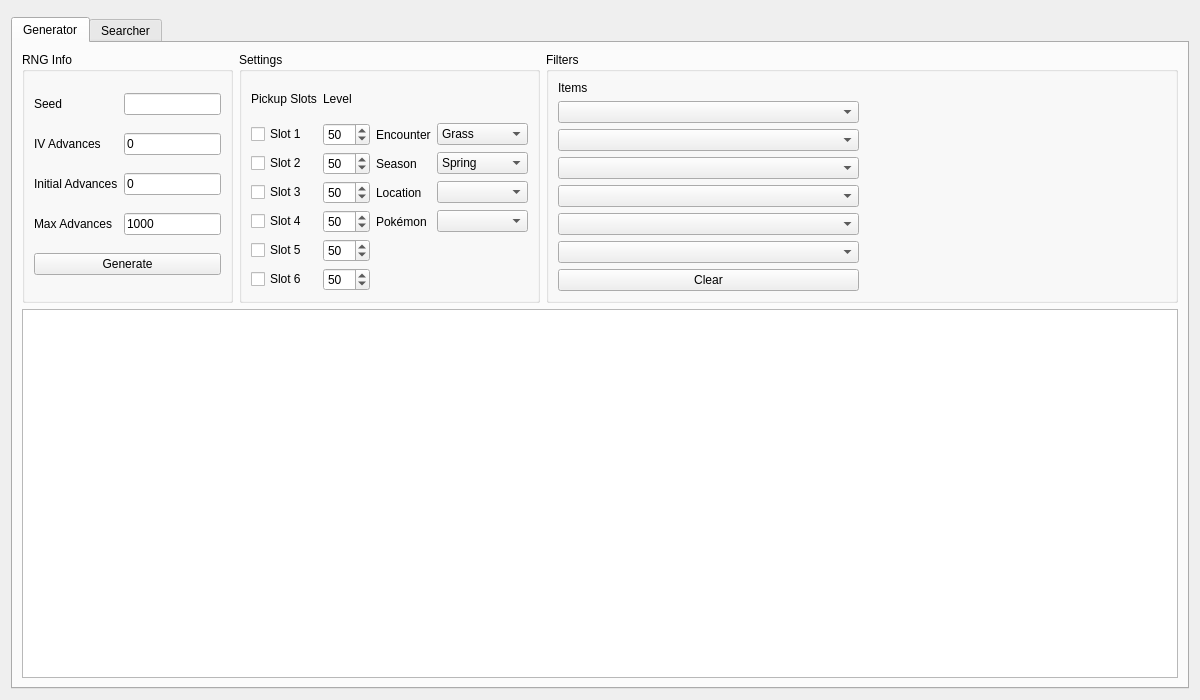
<?xml version="1.0" encoding="UTF-8"?>
<ui version="4.0">
 <class>Pickup</class>
 <widget class="QWidget" name="Pickup">
  <property name="geometry">
   <rect>
    <x>0</x>
    <y>0</y>
    <width>1200</width>
    <height>700</height>
   </rect>
  </property>
  <property name="windowTitle">
   <string>Pickup</string>
  </property>
  <layout class="QGridLayout" name="gridLayout_26">
   <item row="0" column="0">
    <widget class="ProfileDisplay5" name="profileDisplay" native="true">
    </widget>
   </item>
   <item row="1" column="0">
    <widget class="TabWidget" name="tabRNGSelector">
     <widget class="QWidget" name="tabGenerator">
      <attribute name="title">
       <string>Generator</string>
      </attribute>
      <layout class="QGridLayout" name="gridLayout_2">
       <item row="0" column="0">
        <widget class="QGroupBox" name="groupBoxGeneratorRNGInfo">
         <property name="sizePolicy">
          <sizepolicy hsizetype="Preferred" vsizetype="Preferred">
           <horstretch>1</horstretch>
           <verstretch>0</verstretch>
          </sizepolicy>
         </property>
         <property name="title">
          <string>RNG Info</string>
         </property>
         <layout class="QGridLayout" name="gridLayout_7">
          <item row="0" column="0">
           <widget class="QLabel" name="labelGeneratorSeed">
            <property name="text">
             <string>Seed</string>
            </property>
           </widget>
          </item>
          <item row="0" column="1">
           <widget class="TextBox" name="textBoxGeneratorSeed" />
          </item>
          <item row="1" column="0">
           <widget class="QLabel" name="labelGeneratorIVAdvances">
            <property name="text">
             <string>IV Advances</string>
            </property>
           </widget>
          </item>
          <item row="1" column="1">
           <widget class="TextBox" name="textBoxGeneratorIVAdvances">
            <property name="text">
             <string notr="true">0</string>
            </property>
           </widget>
          </item>
          <item row="2" column="0">
           <widget class="QLabel" name="labelGeneratorInitialAdvances">
            <property name="text">
             <string>Initial Advances</string>
            </property>
           </widget>
          </item>
          <item row="2" column="1">
           <widget class="TextBox" name="textBoxGeneratorInitialAdvances">
            <property name="text">
             <string notr="true">0</string>
            </property>
           </widget>
          </item>
          <item row="3" column="0">
           <widget class="QLabel" name="labelGeneratorMaxAdvances">
            <property name="text">
             <string>Max Advances</string>
            </property>
           </widget>
          </item>
          <item row="3" column="1">
           <widget class="TextBox" name="textBoxGeneratorMaxAdvances">
            <property name="text">
             <string notr="true">1000</string>
            </property>
           </widget>
          </item>
          <item row="4" column="0" colspan="2">
           <widget class="QPushButton" name="pushButtonGenerate">
            <property name="text">
             <string>Generate</string>
            </property>
           </widget>
          </item>
         </layout>
        </widget>
       </item>
       <item row="0" column="1">
        <widget class="QGroupBox" name="groupBoxGeneratorSettings">
         <property name="sizePolicy">
          <sizepolicy hsizetype="Preferred" vsizetype="Preferred">
           <horstretch>1</horstretch>
           <verstretch>0</verstretch>
          </sizepolicy>
         </property>
         <property name="title">
          <string>Settings</string>
         </property>
         <layout class="QGridLayout" name="gridLayout">
          <item row="0" column="0">
           <widget class="QLabel" name="labelGeneratorPickupSlots">
            <property name="text">
             <string>Pickup Slots</string>
            </property>
           </widget>
          </item>
          <item row="0" column="1">
           <widget class="QLabel" name="labelGeneratorLevel">
            <property name="text">
             <string>Level</string>
            </property>
           </widget>
          </item>
          <item row="1" column="0">
           <widget class="QCheckBox" name="checkBoxGeneratorSlot1">
            <property name="text">
             <string>Slot 1</string>
            </property>
           </widget>
          </item>
          <item row="1" column="1">
           <widget class="QSpinBox" name="spinBoxGeneratorLevel1">
            <property name="maximum">
             <number>100</number>
            </property>
            <property name="value">
             <number>50</number>
            </property>
           </widget>
          </item>
          <item row="2" column="0">
           <widget class="QCheckBox" name="checkBoxGeneratorSlot2">
            <property name="text">
             <string>Slot 2</string>
            </property>
           </widget>
          </item>
          <item row="2" column="1">
           <widget class="QSpinBox" name="spinBoxGeneratorLevel2">
            <property name="maximum">
             <number>100</number>
            </property>
            <property name="value">
             <number>50</number>
            </property>
           </widget>
          </item>
          <item row="3" column="0">
           <widget class="QCheckBox" name="checkBoxGeneratorSlot3">
            <property name="text">
             <string>Slot 3</string>
            </property>
           </widget>
          </item>
          <item row="3" column="1">
           <widget class="QSpinBox" name="spinBoxGeneratorLevel3">
            <property name="maximum">
             <number>100</number>
            </property>
            <property name="value">
             <number>50</number>
            </property>
           </widget>
          </item>
          <item row="4" column="0">
           <widget class="QCheckBox" name="checkBoxGeneratorSlot4">
            <property name="text">
             <string>Slot 4</string>
            </property>
           </widget>
          </item>
          <item row="4" column="1">
           <widget class="QSpinBox" name="spinBoxGeneratorLevel4">
            <property name="maximum">
             <number>100</number>
            </property>
            <property name="value">
             <number>50</number>
            </property>
           </widget>
          </item>
          <item row="5" column="0">
           <widget class="QCheckBox" name="checkBoxGeneratorSlot5">
            <property name="text">
             <string>Slot 5</string>
            </property>
           </widget>
          </item>
          <item row="5" column="1">
           <widget class="QSpinBox" name="spinBoxGeneratorLevel5">
            <property name="maximum">
             <number>100</number>
            </property>
            <property name="value">
             <number>50</number>
            </property>
           </widget>
          </item>
          <item row="6" column="0">
           <widget class="QCheckBox" name="checkBoxGeneratorSlot6">
            <property name="text">
             <string>Slot 6</string>
            </property>
           </widget>
          </item>
          <item row="6" column="1">
           <widget class="QSpinBox" name="spinBoxGeneratorLevel6">
            <property name="maximum">
             <number>100</number>
            </property>
            <property name="value">
             <number>50</number>
            </property>
           </widget>
          </item>
          <item row="1" column="2">
           <widget class="QLabel" name="labelGeneratorEncounter">
            <property name="text">
             <string>Encounter</string>
            </property>
           </widget>
          </item>
          <item row="1" column="3">
           <widget class="ComboBox" name="comboBoxGeneratorEncounter">
            <item>
             <property name="text">
              <string>Grass</string>
             </property>
            </item>
            <item>
             <property name="text">
              <string>Dark Grass</string>
             </property>
            </item>
            <item>
             <property name="text">
              <string>Surfing</string>
             </property>
            </item>
           </widget>
          </item>
          <item row="2" column="2">
           <widget class="QLabel" name="labelGeneratorSeason">
            <property name="text">
             <string>Season</string>
            </property>
           </widget>
          </item>
          <item row="2" column="3">
           <widget class="ComboBox" name="comboBoxGeneratorSeason">
            <item>
             <property name="text">
              <string>Spring</string>
             </property>
            </item>
            <item>
             <property name="text">
              <string>Summer</string>
             </property>
            </item>
            <item>
             <property name="text">
              <string>Autumn</string>
             </property>
            </item>
            <item>
             <property name="text">
              <string>Winter</string>
             </property>
            </item>
           </widget>
          </item>
          <item row="3" column="2">
           <widget class="QLabel" name="labelGeneratorLocation">
            <property name="text">
             <string>Location</string>
            </property>
           </widget>
          </item>
          <item row="3" column="3">
           <widget class="ComboBoxProxy" name="comboBoxGeneratorLocation" />
          </item>
          <item row="4" column="2">
           <widget class="QLabel" name="labelGeneratorPokemon">
            <property name="text">
             <string>Pokémon</string>
            </property>
           </widget>
          </item>
          <item row="4" column="3">
           <widget class="ComboBox" name="comboBoxGeneratorPokemon" />
          </item>
         </layout>
        </widget>
       </item>
       <item row="0" column="2">
        <widget class="QGroupBox" name="groupBoxGeneratorFilters">
         <property name="sizePolicy">
          <sizepolicy hsizetype="Preferred" vsizetype="Preferred">
           <horstretch>3</horstretch>
           <verstretch>0</verstretch>
          </sizepolicy>
         </property>
         <property name="title">
          <string>Filters</string>
         </property>
         <layout class="QGridLayout" name="gridLayout_19">
          <item row="0" column="0">
           <widget class="QLabel" name="labelGeneratorItems">
            <property name="text">
             <string>Items</string>
            </property>
           </widget>
          </item>
          <item row="1" column="0">
           <widget class="ComboBox" name="comboBoxGeneratorItem1" />
          </item>
          <item row="2" column="0">
           <widget class="ComboBox" name="comboBoxGeneratorItem2" />
          </item>
          <item row="3" column="0">
           <widget class="ComboBox" name="comboBoxGeneratorItem3" />
          </item>
          <item row="4" column="0">
           <widget class="ComboBox" name="comboBoxGeneratorItem4" />
          </item>
          <item row="5" column="0">
           <widget class="ComboBox" name="comboBoxGeneratorItem5" />
          </item>
          <item row="6" column="0">
           <widget class="ComboBox" name="comboBoxGeneratorItem6" />
          </item>
          <item row="7" column="0">
           <widget class="QPushButton" name="pushButtonGeneratorClearItems">
            <property name="text">
             <string>Clear</string>
            </property>
           </widget>
          </item>
          <item row="0" column="1" rowspan="8">
           <widget class="Filter" name="filterGenerator" />
          </item>
         </layout>
        </widget>
       </item>
       <item row="1" column="0" colspan="3">
        <widget class="TableView" name="tableViewGenerator" />
       </item>
      </layout>
     </widget>
     <widget class="QWidget" name="tabSearcher">
      <attribute name="title">
       <string>Searcher</string>
      </attribute>
      <layout class="QGridLayout" name="gridLayout_20">
       <item row="0" column="0">
        <widget class="QGroupBox" name="groupBoxSearcherRNGInfo">
         <property name="sizePolicy">
          <sizepolicy hsizetype="Preferred" vsizetype="Preferred">
           <horstretch>1</horstretch>
           <verstretch>0</verstretch>
          </sizepolicy>
         </property>
         <property name="title">
          <string>RNG Info</string>
         </property>
         <layout class="QGridLayout" name="gridLayout_4">
          <item row="0" column="0">
           <widget class="QLabel" name="label">
            <property name="text">
             <string>Initial Advances</string>
            </property>
           </widget>
          </item>
          <item row="0" column="1">
           <widget class="TextBox" name="textBoxSearcherInitialAdvances">
            <property name="text">
             <string notr="true">0</string>
            </property>
           </widget>
          </item>
          <item row="1" column="0">
           <widget class="QLabel" name="labelSearcherMaxAdvances">
            <property name="text">
             <string>Max Advances</string>
            </property>
           </widget>
          </item>
          <item row="1" column="1">
           <widget class="TextBox" name="textBoxSearcherMaxAdvances">
            <property name="text">
             <string notr="true">100</string>
            </property>
           </widget>
          </item>
          <item row="2" column="0">
           <widget class="QLabel" name="labelSearcherStartDate">
            <property name="text">
             <string>Start Date</string>
            </property>
           </widget>
          </item>
          <item row="2" column="1">
           <widget class="DateEdit" name="dateEditSearcherStartDate" />
          </item>
          <item row="3" column="0">
           <widget class="QLabel" name="labelSearcherEndDate">
            <property name="text">
             <string>End Date</string>
            </property>
           </widget>
          </item>
          <item row="3" column="1">
           <widget class="DateEdit" name="dateEditSearcherEndDate" />
          </item>
          <item row="4" column="0" colspan="2">
           <layout class="QHBoxLayout" name="horizontalLayout">
            <item>
             <widget class="QPushButton" name="pushButtonSearch">
              <property name="text">
               <string>Search</string>
              </property>
             </widget>
            </item>
            <item>
             <widget class="QPushButton" name="pushButtonCancel">
              <property name="enabled">
               <bool>false</bool>
              </property>
              <property name="text">
               <string>Cancel</string>
              </property>
             </widget>
            </item>
           </layout>
          </item>
         </layout>
        </widget>
       </item>
       <item row="0" column="1">
        <widget class="QGroupBox" name="groupBoxSearcherSettings">
         <property name="sizePolicy">
          <sizepolicy hsizetype="Preferred" vsizetype="Preferred">
           <horstretch>1</horstretch>
           <verstretch>0</verstretch>
          </sizepolicy>
         </property>
         <property name="title">
          <string>Settings</string>
         </property>
         <layout class="QGridLayout" name="gridLayout_3">
          <item row="0" column="0">
           <widget class="QLabel" name="labelSearcherPickupSlots">
            <property name="text">
             <string>Pickup Slots</string>
            </property>
           </widget>
          </item>
          <item row="0" column="1">
           <widget class="QLabel" name="labelSearcherLevel">
            <property name="text">
             <string>Level</string>
            </property>
           </widget>
          </item>
          <item row="1" column="0">
           <widget class="QCheckBox" name="checkBoxSearcherSlot1">
            <property name="text">
             <string>Slot 1</string>
            </property>
           </widget>
          </item>
          <item row="1" column="1">
           <widget class="QSpinBox" name="spinBoxSearcherLevel1">
            <property name="maximum">
             <number>100</number>
            </property>
            <property name="value">
             <number>50</number>
            </property>
           </widget>
          </item>
          <item row="2" column="0">
           <widget class="QCheckBox" name="checkBoxSearcherSlot2">
            <property name="text">
             <string>Slot 2</string>
            </property>
           </widget>
          </item>
          <item row="2" column="1">
           <widget class="QSpinBox" name="spinBoxSearcherLevel2">
            <property name="maximum">
             <number>100</number>
            </property>
            <property name="value">
             <number>50</number>
            </property>
           </widget>
          </item>
          <item row="3" column="0">
           <widget class="QCheckBox" name="checkBoxSearcherSlot3">
            <property name="text">
             <string>Slot 3</string>
            </property>
           </widget>
          </item>
          <item row="3" column="1">
           <widget class="QSpinBox" name="spinBoxSearcherLevel3">
            <property name="maximum">
             <number>100</number>
            </property>
            <property name="value">
             <number>50</number>
            </property>
           </widget>
          </item>
          <item row="4" column="0">
           <widget class="QCheckBox" name="checkBoxSearcherSlot4">
            <property name="text">
             <string>Slot 4</string>
            </property>
           </widget>
          </item>
          <item row="4" column="1">
           <widget class="QSpinBox" name="spinBoxSearcherLevel4">
            <property name="maximum">
             <number>100</number>
            </property>
            <property name="value">
             <number>50</number>
            </property>
           </widget>
          </item>
          <item row="5" column="0">
           <widget class="QCheckBox" name="checkBoxSearcherSlot5">
            <property name="text">
             <string>Slot 5</string>
            </property>
           </widget>
          </item>
          <item row="5" column="1">
           <widget class="QSpinBox" name="spinBoxSearcherLevel5">
            <property name="maximum">
             <number>100</number>
            </property>
            <property name="value">
             <number>50</number>
            </property>
           </widget>
          </item>
          <item row="6" column="0">
           <widget class="QCheckBox" name="checkBoxSearcherSlot6">
            <property name="text">
             <string>Slot 6</string>
            </property>
           </widget>
          </item>
          <item row="6" column="1">
           <widget class="QSpinBox" name="spinBoxSearcherLevel6">
            <property name="maximum">
             <number>100</number>
            </property>
            <property name="value">
             <number>50</number>
            </property>
           </widget>
          </item>
          <item row="1" column="2">
           <widget class="QLabel" name="labelSearcherEncounter">
            <property name="text">
             <string>Encounter</string>
            </property>
           </widget>
          </item>
          <item row="1" column="3">
           <widget class="ComboBox" name="comboBoxSearcherEncounter">
            <item>
             <property name="text">
              <string>Grass</string>
             </property>
            </item>
            <item>
             <property name="text">
              <string>Dark Grass</string>
             </property>
            </item>
            <item>
             <property name="text">
              <string>Surfing</string>
             </property>
            </item>
           </widget>
          </item>
          <item row="2" column="2">
           <widget class="QLabel" name="labelSearcherSeason">
            <property name="text">
             <string>Season</string>
            </property>
           </widget>
          </item>
          <item row="2" column="3">
           <widget class="ComboBox" name="comboBoxSearcherSeason">
            <item>
             <property name="text">
              <string>Spring</string>
             </property>
            </item>
            <item>
             <property name="text">
              <string>Summer</string>
             </property>
            </item>
            <item>
             <property name="text">
              <string>Autumn</string>
             </property>
            </item>
            <item>
             <property name="text">
              <string>Winter</string>
             </property>
            </item>
           </widget>
          </item>
          <item row="3" column="2">
           <widget class="QLabel" name="labelSearcherLocation">
            <property name="text">
             <string>Location</string>
            </property>
           </widget>
          </item>
          <item row="3" column="3">
           <widget class="ComboBoxProxy" name="comboBoxSearcherLocation" />
          </item>
         </layout>
        </widget>
       </item>
       <item row="0" column="2">
        <widget class="QGroupBox" name="groupBoxSearcherFilters">
         <property name="sizePolicy">
          <sizepolicy hsizetype="Preferred" vsizetype="Preferred">
           <horstretch>3</horstretch>
           <verstretch>0</verstretch>
          </sizepolicy>
         </property>
         <property name="title">
          <string>Filters</string>
         </property>
         <layout class="QGridLayout" name="gridLayout_24">
          <item row="0" column="0">
           <widget class="QLabel" name="labelSearcherItems">
            <property name="text">
             <string>Items</string>
            </property>
           </widget>
          </item>
          <item row="0" column="1">
           <widget class="QLabel" name="labelSearcherCount">
            <property name="text">
             <string>Count</string>
            </property>
           </widget>
          </item>
          <item row="1" column="0">
           <widget class="ComboBox" name="comboBoxSearcherItem1" />
          </item>
          <item row="1" column="1">
           <widget class="ComboBox" name="comboBoxSearcherItemCount1" />
          </item>
          <item row="1" column="2">
           <widget class="QPushButton" name="pushButtonSearcherClearItem1">
            <property name="text">
             <string>Clear</string>
            </property>
           </widget>
          </item>
          <item row="2" column="0">
           <widget class="ComboBox" name="comboBoxSearcherItem2" />
          </item>
          <item row="2" column="1">
           <widget class="ComboBox" name="comboBoxSearcherItemCount2" />
          </item>
          <item row="2" column="2">
           <widget class="QPushButton" name="pushButtonSearcherClearItem2">
            <property name="text">
             <string>Clear</string>
            </property>
           </widget>
          </item>
          <item row="3" column="0">
           <widget class="ComboBox" name="comboBoxSearcherItem3" />
          </item>
          <item row="3" column="1">
           <widget class="ComboBox" name="comboBoxSearcherItemCount3" />
          </item>
          <item row="3" column="2">
           <widget class="QPushButton" name="pushButtonSearcherClearItem3">
            <property name="text">
             <string>Clear</string>
            </property>
           </widget>
          </item>
          <item row="4" column="0">
           <widget class="ComboBox" name="comboBoxSearcherItem4" />
          </item>
          <item row="4" column="1">
           <widget class="ComboBox" name="comboBoxSearcherItemCount4" />
          </item>
          <item row="4" column="2">
           <widget class="QPushButton" name="pushButtonSearcherClearItem4">
            <property name="text">
             <string>Clear</string>
            </property>
           </widget>
          </item>
          <item row="5" column="0">
           <widget class="ComboBox" name="comboBoxSearcherItem5" />
          </item>
          <item row="5" column="1">
           <widget class="ComboBox" name="comboBoxSearcherItemCount5" />
          </item>
          <item row="5" column="2">
           <widget class="QPushButton" name="pushButtonSearcherClearItem5">
            <property name="text">
             <string>Clear</string>
            </property>
           </widget>
          </item>
          <item row="6" column="0">
           <widget class="ComboBox" name="comboBoxSearcherItem6" />
          </item>
          <item row="6" column="1">
           <widget class="ComboBox" name="comboBoxSearcherItemCount6" />
          </item>
          <item row="6" column="2">
           <widget class="QPushButton" name="pushButtonSearcherClearItem6">
            <property name="text">
             <string>Clear</string>
            </property>
           </widget>
          </item>
         </layout>
        </widget>
       </item>
       <item row="1" column="0" colspan="3">
        <widget class="QProgressBar" name="progressBar" />
       </item>
       <item row="2" column="0" colspan="3">
        <widget class="TableView" name="tableViewSearcher">
         <property name="sortingEnabled">
          <bool>true</bool>
         </property>
        </widget>
       </item>
      </layout>
     </widget>
    </widget>
   </item>
  </layout>
 </widget>
 <customwidgets>
  <customwidget>
   <class>TextBox</class>
   <extends>QLineEdit</extends>
   <header>Form/Controls/TextBox.hpp</header>
  </customwidget>
  <customwidget>
   <class>ComboBox</class>
   <extends>QComboBox</extends>
   <header>Form/Controls/ComboBox.hpp</header>
  </customwidget>
  <customwidget>
   <class>TableView</class>
   <extends>QTableView</extends>
   <header>Form/Controls/TableView.hpp</header>
  </customwidget>
  <customwidget>
   <class>Filter</class>
   <extends>QWidget</extends>
   <header>Form/Controls/Filter.hpp</header>
   <container>1</container>
  </customwidget>
  <customwidget>
   <class>TabWidget</class>
   <extends>QTabWidget</extends>
   <header>Form/Controls/TabWidget.hpp</header>
   <container>1</container>
  </customwidget>
  <customwidget>
   <class>DateEdit</class>
   <extends>QDateEdit</extends>
   <header>Form/Controls/DateEdit.hpp</header>
  </customwidget>
  <customwidget>
   <class>ComboBoxProxy</class>
   <extends>QComboBox</extends>
   <header>Form/Controls/ComboBoxProxy.hpp</header>
  </customwidget>
  <customwidget>
   <class>ProfileDisplay5</class>
   <extends>QWidget</extends>
   <header>Form/Gen5/Profile/ProfileDisplay5.hpp</header>
   <container>1</container>
  </customwidget>
 </customwidgets>
 <resources />
 <connections />
 <tabstops>
  <tabstop>tabRNGSelector</tabstop>
  <tabstop>textBoxGeneratorSeed</tabstop>
  <tabstop>textBoxGeneratorIVAdvances</tabstop>
  <tabstop>textBoxGeneratorInitialAdvances</tabstop>
  <tabstop>textBoxGeneratorMaxAdvances</tabstop>
  <tabstop>pushButtonGenerate</tabstop>
  <tabstop>checkBoxGeneratorSlot1</tabstop>
  <tabstop>spinBoxGeneratorLevel1</tabstop>
  <tabstop>checkBoxGeneratorSlot2</tabstop>
  <tabstop>spinBoxGeneratorLevel2</tabstop>
  <tabstop>checkBoxGeneratorSlot3</tabstop>
  <tabstop>spinBoxGeneratorLevel3</tabstop>
  <tabstop>checkBoxGeneratorSlot4</tabstop>
  <tabstop>spinBoxGeneratorLevel4</tabstop>
  <tabstop>checkBoxGeneratorSlot5</tabstop>
  <tabstop>spinBoxGeneratorLevel5</tabstop>
  <tabstop>checkBoxGeneratorSlot6</tabstop>
  <tabstop>spinBoxGeneratorLevel6</tabstop>
  <tabstop>comboBoxGeneratorEncounter</tabstop>
  <tabstop>comboBoxGeneratorSeason</tabstop>
  <tabstop>comboBoxGeneratorLocation</tabstop>
  <tabstop>comboBoxGeneratorPokemon</tabstop>
  <tabstop>comboBoxGeneratorItem1</tabstop>
  <tabstop>comboBoxGeneratorItem2</tabstop>
  <tabstop>comboBoxGeneratorItem3</tabstop>
  <tabstop>comboBoxGeneratorItem4</tabstop>
  <tabstop>comboBoxGeneratorItem5</tabstop>
  <tabstop>comboBoxGeneratorItem6</tabstop>
  <tabstop>pushButtonGeneratorClearItems</tabstop>
  <tabstop>tableViewGenerator</tabstop>
  <tabstop>textBoxSearcherInitialAdvances</tabstop>
  <tabstop>textBoxSearcherMaxAdvances</tabstop>
  <tabstop>dateEditSearcherStartDate</tabstop>
  <tabstop>dateEditSearcherEndDate</tabstop>
  <tabstop>pushButtonSearch</tabstop>
  <tabstop>pushButtonCancel</tabstop>
  <tabstop>checkBoxSearcherSlot1</tabstop>
  <tabstop>spinBoxSearcherLevel1</tabstop>
  <tabstop>checkBoxSearcherSlot2</tabstop>
  <tabstop>spinBoxSearcherLevel2</tabstop>
  <tabstop>checkBoxSearcherSlot3</tabstop>
  <tabstop>spinBoxSearcherLevel3</tabstop>
  <tabstop>checkBoxSearcherSlot4</tabstop>
  <tabstop>spinBoxSearcherLevel4</tabstop>
  <tabstop>checkBoxSearcherSlot5</tabstop>
  <tabstop>spinBoxSearcherLevel5</tabstop>
  <tabstop>checkBoxSearcherSlot6</tabstop>
  <tabstop>spinBoxSearcherLevel6</tabstop>
  <tabstop>comboBoxSearcherEncounter</tabstop>
  <tabstop>comboBoxSearcherSeason</tabstop>
  <tabstop>comboBoxSearcherLocation</tabstop>
  <tabstop>comboBoxSearcherItem1</tabstop>
  <tabstop>comboBoxSearcherItemCount1</tabstop>
  <tabstop>pushButtonSearcherClearItem1</tabstop>
  <tabstop>comboBoxSearcherItem2</tabstop>
  <tabstop>comboBoxSearcherItemCount2</tabstop>
  <tabstop>pushButtonSearcherClearItem2</tabstop>
  <tabstop>comboBoxSearcherItem3</tabstop>
  <tabstop>comboBoxSearcherItemCount3</tabstop>
  <tabstop>pushButtonSearcherClearItem3</tabstop>
  <tabstop>comboBoxSearcherItem4</tabstop>
  <tabstop>comboBoxSearcherItemCount4</tabstop>
  <tabstop>pushButtonSearcherClearItem4</tabstop>
  <tabstop>comboBoxSearcherItem5</tabstop>
  <tabstop>comboBoxSearcherItemCount5</tabstop>
  <tabstop>pushButtonSearcherClearItem5</tabstop>
  <tabstop>comboBoxSearcherItem6</tabstop>
  <tabstop>comboBoxSearcherItemCount6</tabstop>
  <tabstop>pushButtonSearcherClearItem6</tabstop>
  <tabstop>tableViewSearcher</tabstop>
 </tabstops>
</ui>
